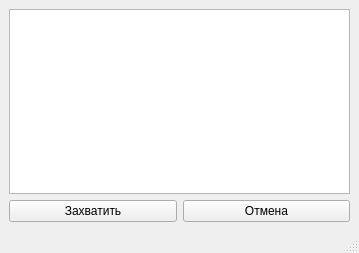
<?xml version="1.0" encoding="UTF-8"?>
<ui version="4.0">
 <class>MainWindow</class>
 <widget class="QMainWindow" name="MainWindow">
  <property name="geometry">
   <rect>
    <x>0</x>
    <y>0</y>
    <width>359</width>
    <height>253</height>
   </rect>
  </property>
  <property name="windowTitle">
   <string>Выбор окна</string>
  </property>
  <widget class="QWidget" name="centralwidget">
   <layout class="QVBoxLayout" name="verticalLayout">
    <item>
     <widget class="QListWidget" name="listWidget"/>
    </item>
    <item>
     <layout class="QHBoxLayout" name="horizontalLayout_2">
      <item>
       <widget class="QPushButton" name="pushButton_2">
        <property name="text">
         <string>Захватить</string>
        </property>
       </widget>
      </item>
      <item>
       <widget class="QPushButton" name="pushButton">
        <property name="text">
         <string>Отмена</string>
        </property>
       </widget>
      </item>
     </layout>
    </item>
   </layout>
  </widget>
  <widget class="QStatusBar" name="statusbar"/>
 </widget>
 <resources/>
 <connections/>
</ui>
